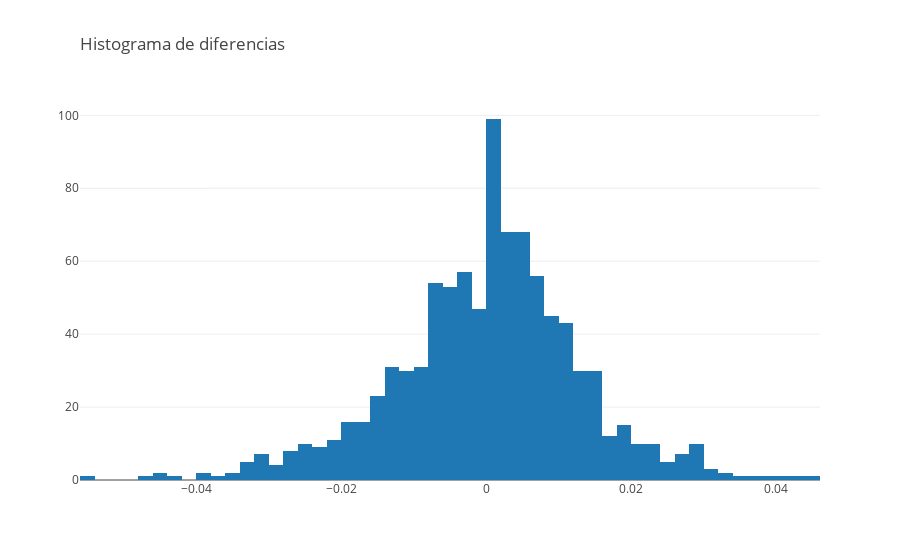

The notebook cell this image was saved under:
### Code cell
trace1 = go.Histogram(
    x = R/10
)

data = [trace1]
layout = go.Layout(
    title=go.layout.Title(
        text='Histograma de diferencias',
        xref='paper',
        x=0
    )
)
fig = go.Figure(data=data, layout=layout)
py.iplot(fig, filename='Retornos')

### Figure 1 — Plotly figure (JSON) as saved in the notebook; plotly's stock layout.template omitted (floating-point values rounded to 4 significant figures; data arrays with more than 128 entries replaced by an {"elided": "..."} marker saying what was removed)
{"data": [{"type": "histogram", "uid": "2f1bbff6-19a1-4b43-bd9f-8845c9ff9bd3", "x": {"elided": "942 float values"}}], "layout": {"autosize": true, "title": {"text": "Histograma de diferencias", "x": 0, "xref": "paper"}, "xaxis": {"autorange": true, "range": [-0.056, 0.046], "type": "linear"}, "yaxis": {"autorange": true, "range": [0, 104.2]}}}
